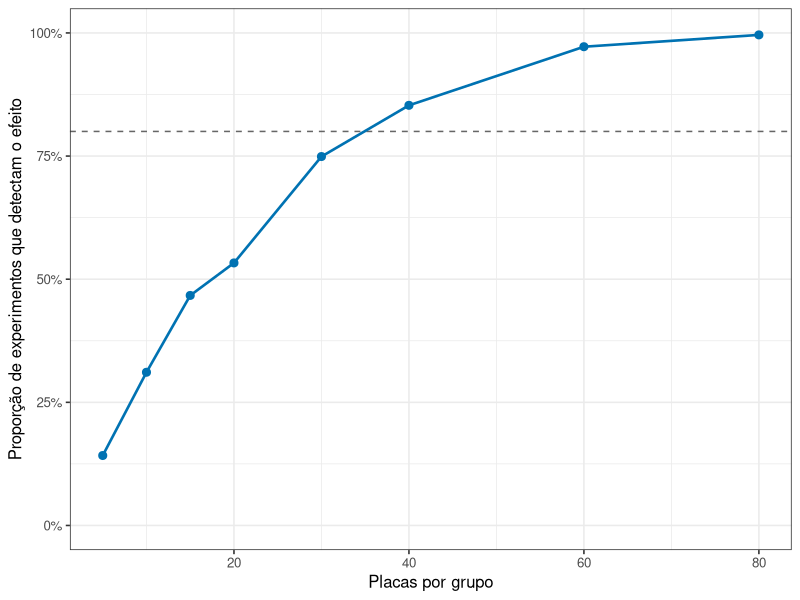

Reproduce this figure in R.
## ---- chunk 1
#| include: false
library(tidyverse)
theme_set(theme_bw(base_size = 12))
## ---- chunk 2
#| echo: false
#| label: fig-poder-curva
#| fig-cap: "Proporção de experimentos que detectam um efeito real de 1,4 cm, em função do número de placas por grupo. A linha tracejada marca 80%, um alvo usual no planejamento de estudos."
#| fig-alt: "Curva crescente que começa perto de 20% com 5 placas por grupo, cruza a linha tracejada de 80% em torno de 35 placas por grupo e se aproxima de 100% com 80 placas."
#| fig-height: 3.4

poder_para_n <- function(n, efeito = 1.4, desvio = 2, repeticoes = 1000) {
  mean(replicate(repeticoes, {
    a <- rnorm(n, mean = 10.2, sd = desvio)
    b <- rnorm(n, mean = 10.2 + efeito, sd = desvio)
    t.test(a, b)$p.value < 0.05
  }))
}

tamanhos <- c(5, 10, 15, 20, 30, 40, 60, 80)

curva <- tibble(
  n = tamanhos,
  poder = vapply(tamanhos, poder_para_n, numeric(1))
)

ggplot(curva, aes(x = n, y = poder)) +
  geom_hline(yintercept = 0.8, linetype = "dashed", colour = "grey40") +
  geom_line(linewidth = 0.9, colour = "#0072B2") +
  geom_point(size = 2.4, colour = "#0072B2") +
  scale_y_continuous(labels = scales::percent, limits = c(0, 1)) +
  labs(x = "Placas por grupo", y = "Proporção de experimentos que detectam o efeito")
## ---- chunk 3
#| echo: false
poder_12 <- formatC(100 * curva$poder[curva$n == 15], format = "f", digits = 0, decimal.mark = ",")
